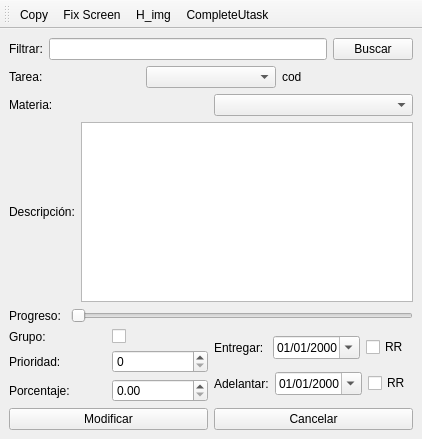
<?xml version="1.0" encoding="UTF-8"?>
<ui version="4.0">
 <class>ModificarTarea</class>
 <widget class="QMainWindow" name="ModificarTarea">
  <property name="geometry">
   <rect>
    <x>0</x>
    <y>0</y>
    <width>422</width>
    <height>439</height>
   </rect>
  </property>
  <property name="windowTitle">
   <string>Modificar Tarea</string>
  </property>
  <widget class="QWidget" name="centralwidget">
   <layout class="QVBoxLayout" name="verticalLayout">
    <item>
     <layout class="QHBoxLayout" name="horizontalLayout_22">
      <item>
       <widget class="QLabel" name="label_18">
        <property name="text">
         <string>Filtrar:</string>
        </property>
       </widget>
      </item>
      <item>
       <widget class="QLineEdit" name="txtfilter"/>
      </item>
      <item>
       <widget class="QPushButton" name="btnSearch">
        <property name="text">
         <string>Buscar</string>
        </property>
        <property name="icon">
         <iconset>
          <normalon>:/rescr/search_find</normalon>
         </iconset>
        </property>
       </widget>
      </item>
     </layout>
    </item>
    <item>
     <layout class="QHBoxLayout" name="horizontalLayout_21">
      <item>
       <widget class="QLabel" name="label_17">
        <property name="text">
         <string>Tarea:</string>
        </property>
       </widget>
      </item>
      <item>
       <widget class="QComboBox" name="cboTask">
        <property name="maximumSize">
         <size>
          <width>480</width>
          <height>854</height>
         </size>
        </property>
       </widget>
      </item>
      <item>
       <widget class="QLabel" name="lblCod">
        <property name="text">
         <string>cod</string>
        </property>
       </widget>
      </item>
     </layout>
    </item>
    <item>
     <layout class="QHBoxLayout" name="horizontalLayout_19">
      <item>
       <widget class="QLabel" name="label_15">
        <property name="text">
         <string>Materia:</string>
        </property>
       </widget>
      </item>
      <item>
       <widget class="QComboBox" name="cboMat_2"/>
      </item>
     </layout>
    </item>
    <item>
     <layout class="QHBoxLayout" name="horizontalLayout_20">
      <item>
       <widget class="QLabel" name="label_16">
        <property name="text">
         <string>Descripción:</string>
        </property>
       </widget>
      </item>
      <item>
       <widget class="QTextEdit" name="txtDescrp_2"/>
      </item>
     </layout>
    </item>
    <item>
     <layout class="QHBoxLayout" name="horizontalLayout">
      <item>
       <widget class="QLabel" name="lblMProgress">
        <property name="text">
         <string>Progreso: </string>
        </property>
       </widget>
      </item>
      <item>
       <widget class="QSlider" name="sliderProgress">
        <property name="orientation">
         <enum>Qt::Horizontal</enum>
        </property>
       </widget>
      </item>
     </layout>
    </item>
    <item>
     <layout class="QHBoxLayout" name="horizontalLayout_12">
      <item>
       <layout class="QVBoxLayout" name="verticalLayout_4">
        <item>
         <layout class="QHBoxLayout" name="horizontalLayout_13">
          <item>
           <widget class="QLabel" name="label_10">
            <property name="text">
             <string>Grupo:</string>
            </property>
           </widget>
          </item>
          <item>
           <widget class="QCheckBox" name="chkGrp_2">
            <property name="text">
             <string/>
            </property>
           </widget>
          </item>
         </layout>
        </item>
        <item>
         <layout class="QHBoxLayout" name="horizontalLayout_14">
          <item>
           <widget class="QLabel" name="label_11">
            <property name="text">
             <string>Prioridad:</string>
            </property>
           </widget>
          </item>
          <item>
           <widget class="QSpinBox" name="spnPrio_2"/>
          </item>
         </layout>
        </item>
        <item>
         <layout class="QHBoxLayout" name="horizontalLayout_15">
          <item>
           <widget class="QLabel" name="label_12">
            <property name="text">
             <string>Porcentaje:</string>
            </property>
           </widget>
          </item>
          <item>
           <widget class="QDoubleSpinBox" name="spnPorc_2">
            <property name="maximum">
             <double>100.989999999999995</double>
            </property>
           </widget>
          </item>
         </layout>
        </item>
       </layout>
      </item>
      <item>
       <layout class="QVBoxLayout" name="verticalLayout_5">
        <item>
         <layout class="QHBoxLayout" name="horizontalLayout_16">
          <item>
           <widget class="QLabel" name="label_13">
            <property name="text">
             <string>Entregar: </string>
            </property>
           </widget>
          </item>
          <item>
           <widget class="QDateEdit" name="dtEnt_2">
            <property name="displayFormat">
             <string notr="true">dd/MM/yyyy</string>
            </property>
            <property name="calendarPopup">
             <bool>true</bool>
            </property>
           </widget>
          </item>
          <item>
           <widget class="QCheckBox" name="chbERR_2">
            <property name="text">
             <string>RR</string>
            </property>
           </widget>
          </item>
         </layout>
        </item>
        <item>
         <layout class="QHBoxLayout" name="horizontalLayout_17">
          <item>
           <widget class="QLabel" name="label_14">
            <property name="text">
             <string>Adelantar:</string>
            </property>
           </widget>
          </item>
          <item>
           <widget class="QDateEdit" name="dtAd_2">
            <property name="displayFormat">
             <string notr="true">dd/MM/yyyy</string>
            </property>
            <property name="calendarPopup">
             <bool>true</bool>
            </property>
           </widget>
          </item>
          <item>
           <widget class="QCheckBox" name="chbARR_2">
            <property name="text">
             <string>RR</string>
            </property>
           </widget>
          </item>
         </layout>
        </item>
       </layout>
      </item>
     </layout>
    </item>
    <item>
     <layout class="QHBoxLayout" name="horizontalLayout_18">
      <item>
       <widget class="QPushButton" name="btnAccept_2">
        <property name="text">
         <string>Modificar</string>
        </property>
        <property name="icon">
         <iconset>
          <normalon>:/rescr/ing_accept</normalon>
         </iconset>
        </property>
       </widget>
      </item>
      <item>
       <widget class="QPushButton" name="btnCancelar_2">
        <property name="text">
         <string>Cancelar</string>
        </property>
        <property name="icon">
         <iconset>
          <normalon>:/rescr/cancell</normalon>
         </iconset>
        </property>
       </widget>
      </item>
     </layout>
    </item>
   </layout>
   <zorder></zorder>
   <zorder></zorder>
   <zorder>horizontalLayoutWidget</zorder>
  </widget>
  <widget class="QMenuBar" name="menubar">
   <property name="geometry">
    <rect>
     <x>0</x>
     <y>0</y>
     <width>422</width>
     <height>21</height>
    </rect>
   </property>
  </widget>
  <widget class="QToolBar" name="toolBar">
   <property name="windowTitle">
    <string>toolBar</string>
   </property>
   <attribute name="toolBarArea">
    <enum>TopToolBarArea</enum>
   </attribute>
   <attribute name="toolBarBreak">
    <bool>false</bool>
   </attribute>
   <addaction name="actionCopy"/>
   <addaction name="actionFix_Screen"/>
   <addaction name="actionH_img"/>
   <addaction name="actionCompleteUtask"/>
  </widget>
  <action name="actionCopy">
   <property name="icon">
    <iconset resource="rsour.qrc">
     <normaloff>:/rescr/mov_obj</normaloff>:/rescr/mov_obj</iconset>
   </property>
   <property name="text">
    <string>Copy</string>
   </property>
  </action>
  <action name="actionFix_Screen">
   <property name="icon">
    <iconset resource="rsour.qrc">
     <normaloff>:/rescr/UpdateIcon</normaloff>:/rescr/UpdateIcon</iconset>
   </property>
   <property name="text">
    <string>Fix Screen</string>
   </property>
  </action>
  <action name="actionH_img">
   <property name="icon">
    <iconset resource="rsour.qrc">
     <normaloff>:/rescr/mov_obj</normaloff>:/rescr/mov_obj</iconset>
   </property>
   <property name="text">
    <string>H_img</string>
   </property>
   <property name="toolTip">
    <string>View Horary</string>
   </property>
  </action>
  <action name="actionCompleteUtask">
   <property name="icon">
    <iconset resource="rsour.qrc">
     <normaloff>:/rescr/ing_accept</normaloff>:/rescr/ing_accept</iconset>
   </property>
   <property name="text">
    <string>CompleteUtask</string>
   </property>
   <property name="toolTip">
    <string>100 in task</string>
   </property>
  </action>
 </widget>
 <resources>
  <include location="rsour.qrc"/>
 </resources>
 <connections/>
</ui>
